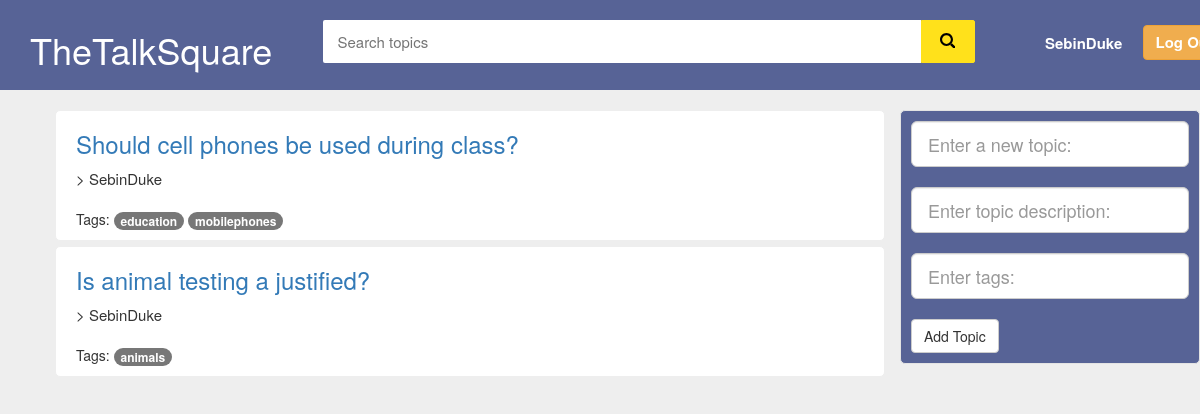
The app's page / (signed in), older data.
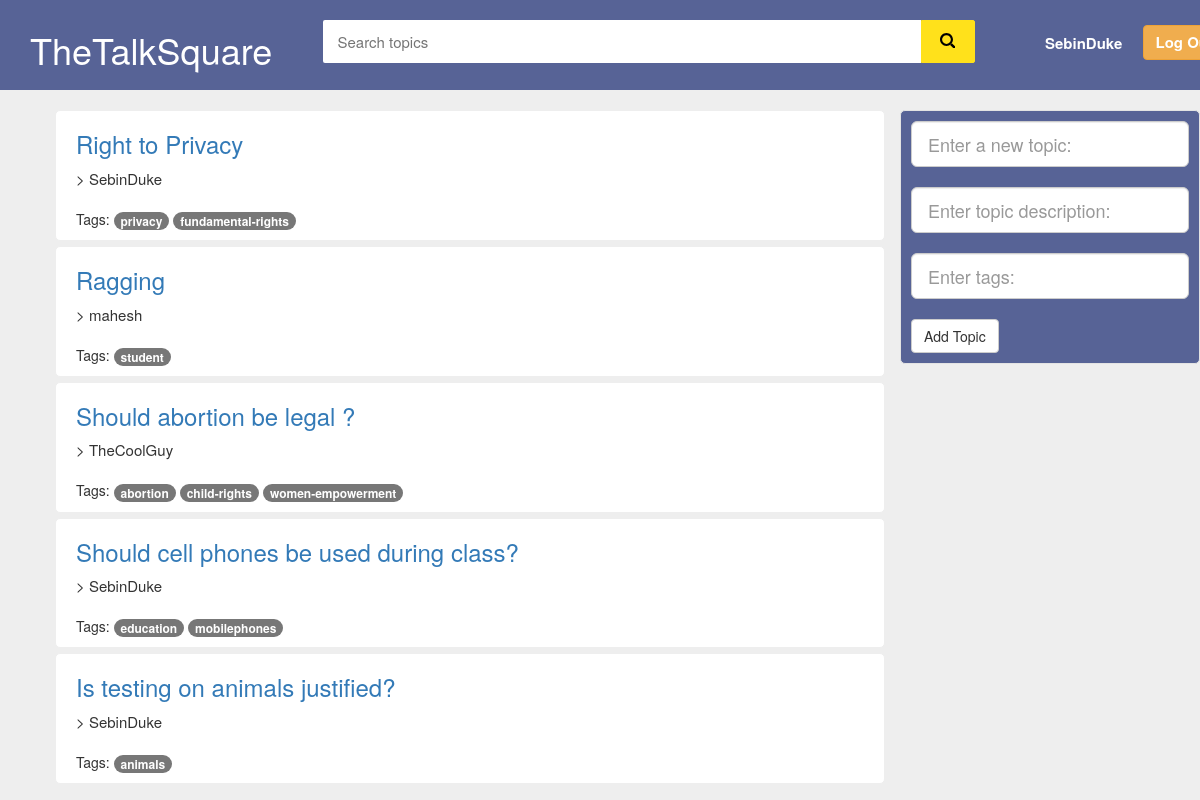
The same page, newer data.
### login/models.py (models this page shows, shortened)
class User(models.Model):
    user_name = models.CharField(max_length=80,unique=True)
    first_name = models.CharField(max_length=30)
    last_name = models.CharField(max_length=30)
    email = models.CharField(max_length=120)
    pwd= models.CharField(max_length=80)

### main/models.py (models this page shows, shortened)
class Topic(models.Model):
    user = models.ForeignKey(User, on_delete=models.CASCADE)
    topic_text = models.CharField(max_length=250)
    topic_desc=models.CharField(max_length=700,default="")
    upvotes = models.IntegerField(default=0)
    downvotes = models.IntegerField(default=0)

class Tag(models.Model):
    tag_name= models.CharField(max_length=50)
    tag_desc=models.CharField(max_length=500,default="")
    topic = models.ForeignKey(Topic, on_delete = models.CASCADE)

### main/views.py (the view)
# urls.py: url(r'^$', views.index, name='index'),
def index(request):
    if request.session.has_key('user_id'):
        uid=request.session['user_id']
        try:
            li=Topic.objects.order_by('-pk')[:10]
            user=User.objects.get(pk=uid)
            return render(request, 'Temp/logged.html',{'user_id':user,"list":li})
        except User.DoesNotExist:
            return HttpResponse("UserName not found")
    else:
        return render(request, 'Temp/main.html')

### main/templates/Temp/logged.html (shortened to what this page needs)
<!DOCTYPE html>
<html lang="en">
{% load static %}
<head>
    <link href="{% static 'css/bootstrap.min.css' %}" rel="stylesheet">
    <link href="{% static 'css/styles.css' %}" rel="stylesheet">
    <link href="css/bootstrap.min.css" rel="stylesheet">
    <link href="{% static 'css/stylish-portfolio.css' %}" rel="stylesheet">
</head>
<body style="background: #eeeeee">
<div id="flipkart-navbar" style="background: #576396">
    <div class="container">
        <div class="row" style="margin-top: 20px;padding-bottom:20px">
            <div class="col-sm-3">
                <h1 style="margin:0px;"><span class="largenav" style="padding-top:10px;color: #fff">TheTalkSquare</span></h1>
            </div>
            <div class="flipkart-navbar-search smallsearch col-sm-7">
                    <form class="form" method="POST" action="{% url 'main:search' %}">
                        <input style="color:#000" class="flipkart-navbar-input col-xs-11" name="topic_text" type=""
                           placeholder="Search topics" required>
                        <button class="flipkart-navbar-button col-xs-1">
                        </button>
                    </form>
            </div>
            <div class="col-sm-1">
                <ul style="padding-top:5px;list-style:none">
                    <li><h4 style="font-size: 15px;font-weight: bolder"> {{ user_id.user_name }}</h4>
                    </li>
                </ul>
            </div>
            <div class="col-sm-1">
                <ul style="padding-top:5px;list-style:none">
                    <li><a style="font-size: 15px;font-weight: bolder" href="{% url 'login:logout' %}" class="btn btn-warning">Log Out</a>
                    </li>
                </ul>
            </div>
        </div>
    </div>
</div>
<div class="container-fluid" style="margin-top: 20px">
    <div class="row">
        <div class="col-sm-9">
            <ul style="list-style-type: none" >
                {% if list %}
                    {% for i in list %}
                        <div style="border:1px solid #eeeeee;background:#fff;margin-bottom: 5px;border-radius:5px;padding:0px 20px 10px 20px">
                            <h3><a
                                    href="{% url 'main:topic' i.id %}">{{ i.topic_text }}</a>
                            </h3>
                            <p class="lead" style="font-size:15px"> >&nbsp;{{ i.user.user_name }}
                            </p>
                                {% if i.tag_set.all %}
                                        Tags:
                                {% for j in i.tag_set.all %}
                                            <a href=""><span
                                class="badge badge-info">
                                {{ j.tag_name }}
        </span></a>
                            {% endfor %}
                        {% endif %}
                        </div>
                    {% endfor %}
                {% else %}
                    <li>No topics available</li>
                {% endif %}
            </ul>
        </div>
        <div class="col-sm-3" style="position: fixed;right:0;border: 1px solid #e3e3e3;padding: 10px;background: #576396;border-radius: 5px">
            <form class="form" method="POST" action="{% url 'main:addtopic' %}">
                <input type="text" class="form-control input-lg" name="topic_text"
                       placeholder="Enter a new topic:" required>
                   <br>
             <input type="text" class="form-control input-lg" name="topic_desc" placeholder="Enter topic description:" required>
<br>
                <input type="text" class="form-control input-lg" name="tag_text" placeholder="Enter tags:"
                       required>
                <br>
                <button class="btn btn-default">Add Topic</button>
            </form>
        </div>
    </div>
</div>
</body>
</html>

### login/static/css/styles.css (style rules this page uses)
#flipkart-navbar { background-color: #2874f0; color: #FFFFFF; }
.flipkart-navbar-input { padding: 11px 16px; border-radius: 2px 0 0 2px; border: 0 none; outline: 0 none; font-size: 15px; }
.flipkart-navbar-button { background-color: #ffe11b; border: 1px solid #ffe11b; border-radius: 0 2px 2px 0; color: #565656; padding: 10px 0; height: 43px; cursor: pointer; }
.largenav { display: none; }
.smallsearch { margin-left: 15px; margin-top: 15px; }
@media screen and (min-width: 768px) { .largenav { display: block; } }
@media screen and (min-width: 768px) { .smallsearch { margin: 0px; } }

### login/static/css/stylish-portfolio.css (style rules this page uses)
html, body { width: 100%; height: 100%; }
body { font-family: "Source Sans Pro","Helvetica Neue",Helvetica,Arial,sans-serif; }

Row changes from the older to the newer data that the page shows:
added Topic: topic_text "Right to Privacy", user.user_name "SebinDuke"
added Tag: tag_name "privacy", shown under "Right to Privacy"
added Tag: tag_name "fundamental-rights", shown under "Right to Privacy"
added Topic: topic_text "Ragging", user.user_name "mahesh"
added Tag: tag_name "student", shown under "Ragging"
added Topic: topic_text "Should abortion be legal ?", user.user_name "TheCoolGuy"
added Tag: tag_name "abortion", shown under "Should abortion be legal ?"
added Tag: tag_name "child-rights", shown under "Should abortion be legal ?"
added Tag: tag_name "women-empowerment", shown under "Should abortion be legal ?"
changed Topic: topic_text "Is animal testing a justified?" → "Is testing on animals justified?"
